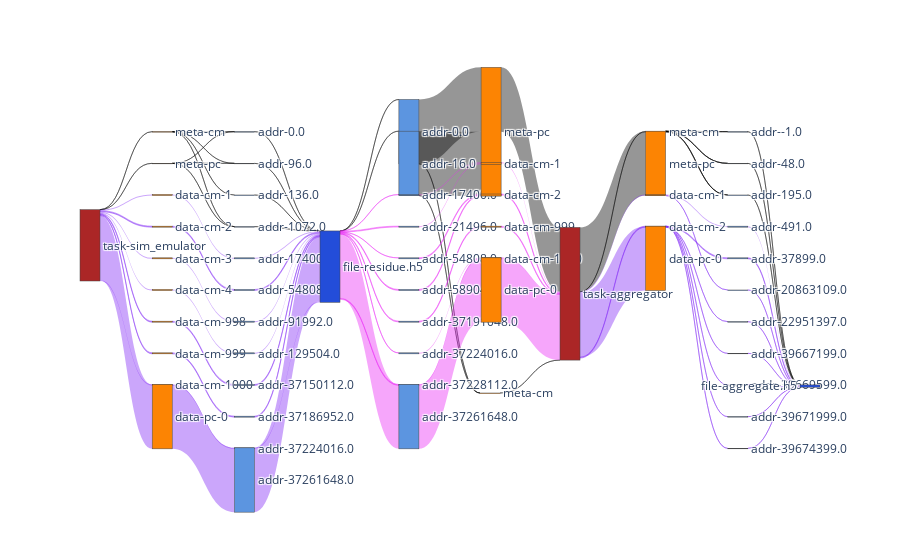

Write notebook code for a chart like this one.
### Code cell
f2_nodes, f2_nodes_dict = get_nodes_for_sankey(F2,rm_tags=['sim','agg_r','agg_w'])

# print(node_ref2)

f2_links = get_links_for_sankey(F2, f2_nodes_dict)
fig = go.Figure(go.Sankey(
            node = f2_nodes,
            link = f2_links, orientation='h'))
fig.show()
fig.write_html(f"{path}/sankey-sim_w_agg_r_w-vol-vfd.html")

### Figure 1 — Plotly figure (JSON) as saved in the notebook; plotly's stock layout.template omitted (floating-point values rounded to 4 significant figures)
{"data": [{"link": {"color": ["rgba(0, 0, 0, 0.41)", "rgba(0, 0, 0, 0.41)", "rgba(129, 39, 245, 0.41)", "rgba(129, 39, 245, 0.41)", "rgba(129, 39, 245, 0.41)", "rgba(129, 39, 245, 0.41)", "rgba(129, 39, 245, 0.41)", "rgba(129, 39, 245, 0.41)", "rgba(129, 39, 245, 0.41)", "rgba(129, 39, 245, 0.41)", "rgba(0, 0, 0, 0.41)", "rgba(0, 0, 0, 0.41)", "rgba(0, 0, 0, 0.41)", "rgba(0, 0, 0, 0.41)", "rgba(0, 0, 0, 0.41)", "rgba(0, 0, 0, 0.41)", "rgba(0, 0, 0, 0.41)", "rgba(129, 39, 245, 0.41)", "rgba(129, 39, 245, 0.41)", "rgba(129, 39, 245, 0.41)", "rgba(129, 39, 245, 0.41)", "rgba(129, 39, 245, 0.41)", "rgba(129, 39, 245, 0.41)", "rgba(129, 39, 245, 0.41)", "rgba(129, 39, 245, 0.41)", "rgba(0, 0, 0, 0.41)", "rgba(0, 0, 0, 0.41)", "rgba(0, 0, 0, 0.41)", "rgba(0, 0, 0, 0.41)", "rgba(129, 39, 245, 0.41)", "rgba(129, 39, 245, 0.41)", "rgba(129, 39, 245, 0.41)", "rgba(129, 39, 245, 0.41)", "rgba(129, 39, 245, 0.41)", "rgba(129, 39, 245, 0.41)", "rgba(129, 39, 245, 0.41)", "rgba(129, 39, 245, 0.41)", "rgba(0, 0, 0, 0.41)", "rgba(0, 0, 0, 0.41)", "rgba(232, 39, 245, 0.41)", "rgba(232, 39, 245, 0.41)", "rgba(232, 39, 245, 0.41)", "rgba(232, 39, 245, 0.41)", "rgba(232, 39, 245, 0.41)", "rgba(232, 39, 245, 0.41)", "rgba(232, 39, 245, 0.41)", "rgba(232, 39, 245, 0.41)", "rgba(0, 0, 0, 0.41)", "rgba(0, 0, 0, 0.41)", "rgba(0, 0, 0, 0.41)", "rgba(0, 0, 0, 0.41)", "rgba(232, 39, 245, 0.41)", "rgba(232, 39, 245, 0.41)", "rgba(232, 39, 245, 0.41)", "rgba(232, 39, 245, 0.41)", "rgba(232, 39, 245, 0.41)", "rgba(232, 39, 245, 0.41)", "rgba(232, 39, 245, 0.41)", "rgba(232, 39, 245, 0.41)", "rgba(0, 0, 0, 0.41)", "rgba(0, 0, 0, 0.41)", "rgba(232, 39, 245, 0.41)", "rgba(232, 39, 245, 0.41)", "rgba(232, 39, 245, 0.41)", "rgba(232, 39, 245, 0.41)", "rgba(232, 39, 245, 0.41)", "rgba(0, 0, 0, 0.41)", "rgba(0, 0, 0, 0.41)", "rgba(129, 39, 245, 0.41)", "rgba(129, 39, 245, 0.41)", "rgba(129, 39, 245, 0.41)", "rgba(0, 0, 0, 0.41)", "rgba(0, 0, 0, 0.41)", "rgba(0, 0, 0, 0.41)", "rgba(0, 0, 0, 0.41)", "rgba(0, 0, 0, 0.41)", "rgba(0, 0, 0, 0.41)", "rgba(129, 39, 245, 0.41)", "rgba(129, 39, 245, 0.41)", "rgba(129, 39, 245, 0.41)", "rgba(129, 39, 245, 0.41)", "rgba(129, 39, 245, 0.41)", "rgba(129, 39, 245, 0.41)", "rgba(129, 39, 245, 0.41)", "rgba(129, 39, 245, 0.41)", "rgba(0, 0, 0, 0.41)", "rgba(0, 0, 0, 0.41)", "rgba(0, 0, 0, 0.41)", "rgba(129, 39, 245, 0.41)", "rgba(129, 39, 245, 0.41)", "rgba(129, 39, 245, 0.41)", "rgba(129, 39, 245, 0.41)", "rgba(129, 39, 245, 0.41)", "rgba(129, 39, 245, 0.41)", "rgba(129, 39, 245, 0.41)", "rgba(129, 39, 245, 0.41)"], "hoverinfo": "all", "label": ["ave_acc_size: 0.25 B", "ave_acc_size: 0.25 B", "ave_acc_size: 37.37 KB", "ave_acc_size: 37.15 KB", "ave_acc_size: 37.48 KB", "ave_acc_size: 37.57 KB", "ave_acc_size: 36.8 KB", "ave_acc_size: 37.03 KB", "ave_acc_size: 37.32 KB", "ave_acc_size: 2.4 MB", "ave_acc_size: 1 B", "ave_acc_size: 40 B", "ave_acc_size: 328 B", "ave_acc_size: 544 B", "ave_acc_size: 0.5 B", "ave_acc_size: 40 B", "ave_acc_size: 328 B", "ave_acc_size: 37.41 KB", "ave_acc_size: 37.18 KB", "ave_acc_size: 37.51 KB", "ave_acc_size: 37.61 KB", "ave_acc_size: 36.84 KB", "ave_acc_size: 37.06 KB", "ave_acc_size: 37.36 KB", "ave_acc_size: 2.4 MB", "ave_acc_size: 0.33 B", "ave_acc_size: 40 B", "ave_acc_size: 328 B", "ave_acc_size: 544 B", "ave_acc_size: 37.41 KB", "ave_acc_size: 37.18 KB", "ave_acc_size: 37.51 KB", "ave_acc_size: 37.61 KB", "ave_acc_size: 36.84 KB", "ave_acc_size: 37.06 KB", "ave_acc_size: 37.36 KB", "ave_acc_size: 2.4 MB", "ave_acc_size: 2.67 B", "ave_acc_size: 80 B", "ave_acc_size: 4.1 KB", "ave_acc_size: 33.31 KB", "ave_acc_size: 4.1 KB", "ave_acc_size: 33.09 KB", "ave_acc_size: 32.97 KB", "ave_acc_size: 4.1 KB", "ave_acc_size: 33.26 KB", "ave_acc_size: 2.4 MB", "ave_acc_size: 0.33 B", "ave_acc_size: 800 KB", "ave_acc_size: 1 B", "ave_acc_size: 2.4 MB", "ave_acc_size: 37.37 KB", "ave_acc_size: 37.37 KB", "ave_acc_size: 37.15 KB", "ave_acc_size: 37.15 KB", "ave_acc_size: 37.03 KB", "ave_acc_size: 37.32 KB", "ave_acc_size: 37.32 KB", "ave_acc_size: 2.4 MB", "ave_acc_size: 0.25 B", "ave_acc_size: 600 KB", "ave_acc_size: 37.37 KB", "ave_acc_size: 37.15 KB", "ave_acc_size: 37.03 KB", "ave_acc_size: 37.32 KB", "ave_acc_size: 2.4 MB", "ave_acc_size: 0.25 B", "ave_acc_size: 600 KB", "ave_acc_size: 37.37 KB", "ave_acc_size: 37.15 KB", "ave_acc_size: 2.4 MB", "ave_acc_size: 1 B", "ave_acc_size: 256 B", "ave_acc_size: 268 B", "ave_acc_size: 1 B", "ave_acc_size: 256 B", "ave_acc_size: 268 B", "ave_acc_size: 37.41 KB", "ave_acc_size: 16 B", "ave_acc_size: 37.18 KB", "ave_acc_size: 16 B", "ave_acc_size: 2.4 KB", "ave_acc_size: 2.4 KB", "ave_acc_size: 2.4 KB", "ave_acc_size: 2.4 KB", "ave_acc_size: 0.5 B", "ave_acc_size: 170.67 B", "ave_acc_size: 268 B", "ave_acc_size: 37.41 KB", "ave_acc_size: 16 B", "ave_acc_size: 37.18 KB", "ave_acc_size: 16 B", "ave_acc_size: 2.4 KB", "ave_acc_size: 2.4 KB", "ave_acc_size: 2.4 KB", "ave_acc_size: 2.4 KB"], "source": [0, 0, 0, 0, 0, 0, 0, 0, 0, 0, 1, 1, 1, 1, 2, 2, 2, 3, 4, 5, 6, 7, 8, 9, 10, 11, 12, 13, 14, 15, 16, 17, 18, 19, 20, 21, 22, 23, 23, 23, 23, 23, 23, 23, 23, 23, 23, 24, 24, 25, 25, 26, 27, 28, 29, 30, 31, 32, 33, 34, 35, 36, 37, 38, 39, 40, 41, 41, 41, 41, 41, 42, 42, 42, 43, 43, 43, 44, 44, 45, 45, 46, 46, 46, 46, 47, 48, 49, 50, 51, 52, 53, 54, 55, 56, 57], "target": [1, 2, 3, 4, 5, 6, 7, 8, 9, 10, 11, 12, 13, 14, 11, 12, 13, 15, 16, 17, 18, 19, 20, 21, 22, 23, 23, 23, 23, 23, 23, 23, 23, 23, 23, 23, 23, 24, 25, 26, 27, 28, 29, 30, 31, 32, 33, 34, 35, 34, 35, 36, 36, 37, 37, 38, 39, 39, 40, 41, 41, 41, 41, 41, 41, 41, 42, 43, 44, 45, 46, 47, 48, 49, 47, 48, 49, 50, 51, 52, 53, 54, 55, 56, 57, 58, 58, 58, 58, 58, 58, 58, 58, 58, 58, 58], "value": [1, 1, 37372, 37148, 37476, 37572, 36804, 37028, 37324, 2400000, 1, 40, 328, 544, 1, 40, 328, 37408, 37184, 37512, 37608, 36840, 37064, 37360, 2400000, 1, 40, 328, 544, 37408, 37184, 37512, 37608, 36840, 37064, 37360, 2400000, 16, 80, 4096, 33312, 4096, 33088, 32968, 4096, 33264, 2400000, 1, 2400000, 1, 2400000, 37372, 37372, 37148, 37148, 37028, 37324, 37324, 2400000, 1, 2400000, 37372, 37148, 37028, 37324, 2400000, 1, 2400000, 37372, 37148, 2400000, 1, 512, 268, 1, 512, 268, 37408, 16, 37184, 16, 2400, 2400, 2400, 2400, 1, 512, 268, 37408, 16, 37184, 16, 2400, 2400, 2400, 2400]}, "node": {"color": ["#ab2626", "#fc8403", "#fc8403", "#fc8403", "#fc8403", "#fc8403", "#fc8403", "#fc8403", "#fc8403", "#fc8403", "#fc8403", "#5c95e0", "#5c95e0", "#5c95e0", "#5c95e0", "#5c95e0", "#5c95e0", "#5c95e0", "#5c95e0", "#5c95e0", "#5c95e0", "#5c95e0", "#5c95e0", "#234dd9", "#5c95e0", "#5c95e0", "#5c95e0", "#5c95e0", "#5c95e0", "#5c95e0", "#5c95e0", "#5c95e0", "#5c95e0", "#5c95e0", "#fc8403", "#fc8403", "#fc8403", "#fc8403", "#fc8403", "#fc8403", "#fc8403", "#ab2626", "#fc8403", "#fc8403", "#fc8403", "#fc8403", "#fc8403", "#5c95e0", "#5c95e0", "#5c95e0", "#5c95e0", "#5c95e0", "#5c95e0", "#5c95e0", "#5c95e0", "#5c95e0", "#5c95e0", "#5c95e0", "#234dd9"], "label": ["task-sim_emulator", "meta-cm", "meta-pc", "data-cm-1", "data-cm-2", "data-cm-3", "data-cm-4", "data-cm-998", "data-cm-999", "data-cm-1000", "data-pc-0", "addr-0.0", "addr-96.0", "addr-1072.0", "addr-136.0", "addr-17400.0", "addr-54808.0", "addr-91992.0", "addr-129504.0", "addr-37150112.0", "addr-37186952.0", "addr-37224016.0", "addr-37261648.0", "file-residue.h5", "addr-0.0", "addr-16.0", "addr-17400.0", "addr-21496.0", "addr-54808.0", "addr-58904.0", "addr-37191048.0", "addr-37224016.0", "addr-37228112.0", "addr-37261648.0", "meta-cm", "meta-pc", "data-cm-1", "data-cm-2", "data-cm-999", "data-cm-1000", "data-pc-0", "task-aggregator", "meta-cm", "meta-pc", "data-cm-1", "data-cm-2", "data-pc-0", "addr--1.0", "addr-48.0", "addr-195.0", "addr-491.0", "addr-20863109.0", "addr-37899.0", "addr-22951397.0", "addr-39667199.0", "addr-39669599.0", "addr-39671999.0", "addr-39674399.0", "file-aggregate.h5"], "x": [0, 0.1111, 0.1111, 0.1111, 0.1111, 0.1111, 0.1111, 0.1111, 0.1111, 0.1111, 0.1111, 0.2222, 0.2222, 0.2222, 0.2222, 0.2222, 0.2222, 0.2222, 0.2222, 0.2222, 0.2222, 0.2222, 0.2222, 0.3333, 0.4444, 0.4444, 0.4444, 0.4444, 0.4444, 0.4444, 0.4444, 0.4444, 0.4444, 0.4444, 0.5556, 0.5556, 0.5556, 0.5556, 0.5556, 0.5556, 0.5556, 0.6667, 0.7778, 0.7778, 0.7778, 0.7778, 0.7778, 0.8889, 0.8889, 0.8889, 0.8889, 0.8889, 0.8889, 0.8889, 0.8889, 0.8889, 0.8889, 0.8889, 1], "y": [0, 0.08333, 0.1667, 0.25, 0.3333, 0.4167, 0.5, 0.5833, 0.6667, 0.75, 0.8333, 0.08333, 0.1667, 0.3333, 0.25, 0.4167, 0.5, 0.5833, 0.6667, 0.75, 0.8333, 0.9167, 1, 0, 0.08333, 0.1667, 0.25, 0.3333, 0.4167, 0.5, 0.5833, 0.6667, 0.75, 0.8333, 0, 0.08333, 0.1667, 0.25, 0.3333, 0.4167, 0.5, 0, 0.08333, 0.1667, 0.25, 0.3333, 0.4167, 0.08333, 0.1667, 0.25, 0.3333, 0.5, 0.4167, 0.5833, 0.6667, 0.75, 0.8333, 0.9167, 0]}, "orientation": "h", "type": "sankey"}], "layout": {}}
